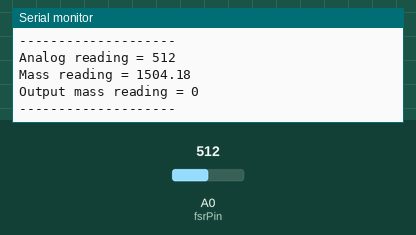
Simulated run of this sketch. Board: Arduino Nano, built with avr-gcc and run on an emulated ATmega328P. On the bench: the last lines printed to the serial monitor. The test bench sets the inputs (shaded band); at power-on: A0 (fsrPin) = 512.

Above: at 1.8 s.
1.9 s: A0 (fsrPin) set to 440
At 2.8 s:
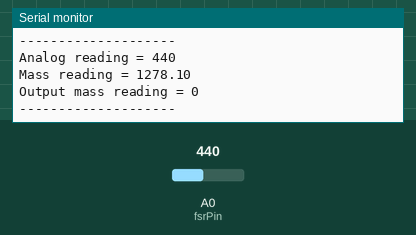
3.4 s: A0 (fsrPin) set to 460
At 4.8 s:
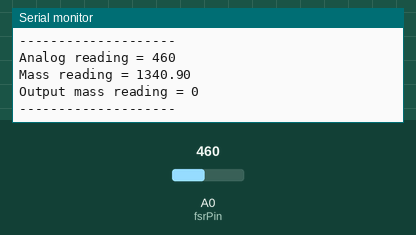
Timing chart, 0 to 6.4 s (numbered marks = the images above; inputs shaded):
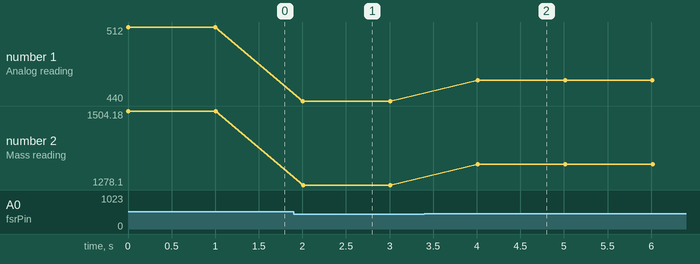

Measured:
- after the input at 1.9 s, the serial monitor: prints a new line after 0.11 s (image 1)
- after the input at 3.4 s, the serial monitor: prints a new line after 0.61 s (image 2)
- plotted number 1: 512 → 440 after the input at 1.9 s, 440 → 460 after the input at 3.4 s
- plotted number 2: 1504.18 → 1278.1 after the input at 1.9 s, 1278.1 → 1340.9 after the input at 3.4 s

The sketch:

FSR_scale.ino
```cpp
/* FSR testing sketch.

  Connect one end of FSR to power, the other end to Analog 0.
  Then connect one end of a 10K resistor from Analog 0 to ground

  For more information see www.ladyada.net/learn/sensors/fsr.html */

#include "SensorFSR.h"

//const int fsrPin = A7; // FSR is connected to analog 7 on Arduino Nano
const int fsrPin = A0; // FSR is connected to analog A0 on NodeMCU
bool DEBUG = true;

// Create object sensorFSR
SensorFSR sensorFSR(fsrPin, DEBUG);

void setup(void) {
  Serial.begin(115200);   // We'll send debugging information via the Serial monitor
}

void loop(void) {

  sensorFSR.readValue();
  sensorFSR.convertToMass();
  sensorFSR.converToReality();

  Serial.println("--------------------");
  delay(1000);
}
```

SensorFSR.h
```cpp
/*
  SensorFSR.h - Class for reading FSR sensor.
  Created by Abel Matser, 21 November 2019
*/

#ifndef SensorFSR_h
#define SensorFSR_h

class SensorFSR
{
  public:
    SensorFSR(int pin, bool DEBUG);
    void readValue();
    void convertToMass();
    void converToReality();

    // Output value
    int outputMass;

  private:
    int _pin;
    bool _DEBUG;
    float _fsrMass;
    int _fsrReading;

    // Linear approximation of FSR
    const float _convertToMass_a = 3.14;
    const float _convertToMass_b = -103.5;

};

SensorFSR::SensorFSR(int pin, bool DEBUG)
{
  pinMode(pin, INPUT);
  _pin = pin;
  _DEBUG = DEBUG;
}

void SensorFSR::readValue()
{
  _fsrReading = analogRead(_pin);
  if (_DEBUG)
  {
    Serial.print("Analog reading = ");
    Serial.println(_fsrReading);
  }
}

void SensorFSR::convertToMass()
{
  _fsrMass = _convertToMass_a * _fsrReading + _convertToMass_b;
  if (_DEBUG)
  {
    Serial.print("Mass reading = ");
    Serial.println(_fsrMass);
  }
}

void SensorFSR::converToReality()
{
  if (_fsrMass < 50)
  {
    outputMass = -1;
  }
  else if ((_fsrMass > 50) && (_fsrMass < 150))
  {
    outputMass = 100;
  }
  else if ((_fsrMass > 150) && (_fsrMass < 250))
  {
    outputMass = 200;
  }
  else if ((_fsrMass > 250) && (_fsrMass < 350))
  {
    outputMass = 300;
  }
  else if ((_fsrMass > 350) && (_fsrMass < 450))
  {
    outputMass = 400;
  }
  else if ((_fsrMass > 450) && (_fsrMass < 550))
  {
    outputMass = 500;
  }
  else if ((_fsrMass > 550) && (_fsrMass < 650))
  {
    outputMass = 600;
  }
  else if ((_fsrMass > 650) && (_fsrMass < 750))
  {
    outputMass = 700;
  }
  else if ((_fsrMass > 750) && (_fsrMass < 850))
  {
    outputMass = 800;
  }

  if (_DEBUG)
  {
    Serial.print("Output mass reading = ");
    Serial.println(outputMass);
  }
}
#endif
```
